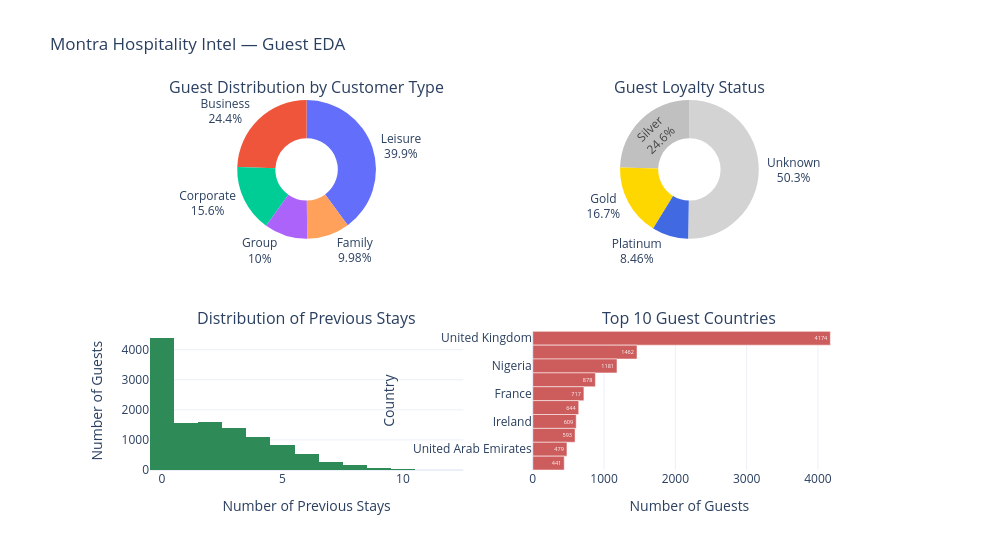

The notebook cell this image was saved under:
### Code cell
# Create the 2 × 2 EDA dashboard
# Create a 2 x 2 dashboard
fig = make_subplots(
    rows=2,
    cols=2,
    subplot_titles=(
        'Guest Distribution by Customer Type',
        'Guest Loyalty Status',
        'Distribution of Previous Stays',
        'Top 10 Guest Countries'
    ),
    specs=[
        [{'type': 'domain'}, {'type': 'domain'}],
        [{'type': 'histogram'}, {'type': 'bar'}]
    ]
)

# Chart 1: Donut chart — Customer type
fig.add_trace(
    go.Pie(
        labels=customer_type_counts['customer_type'],
        values=customer_type_counts['count'],
        hole=0.45,
        textinfo='label+percent',
        name='Customer Type'
    ),
    row=1, col=1
)

# Chart 2: Donut chart — Loyalty status
fig.add_trace(
    go.Pie(
        labels=loyalty_counts['loyalty_status'],
        values=loyalty_counts['count'],
        hole=0.45,
        textinfo='label+percent',
        marker_colors=[
            {
                'Gold': 'gold',
                'Silver': 'silver',
                'Bronze': '#CD7F32',
                'Unknown': 'lightgrey'
            }.get(str(status), 'royalblue')
            for status in loyalty_counts['loyalty_status']
        ],
        name='Loyalty Status'
    ),
    row=1, col=2
)

# Chart 3: Histogram — Previous stays
fig.add_trace(
    go.Histogram(
        x=previous_stays,
        nbinsx=20,
        marker_color='seagreen',
        name='Previous Stays'
    ),
    row=2, col=1
)

# Chart 4: Horizontal bar chart — Top 10 countries
fig.add_trace(
    go.Bar(
        x=country_counts['count'],
        y=country_counts['country'],
        orientation='h',
        marker_color='indianred',
        text=country_counts['count'],
        textposition='auto',
        name='Guest Countries'
    ),
    row=2, col=2
)

# Update dashboard layout
fig.update_layout(
    height=550,
    width=1000,
    title_text='Montra Hospitality Intel — Guest EDA',
    showlegend=False,
    template='plotly_white'
)

# Label axes
fig.update_xaxes(title_text='Number of Previous Stays', row=2, col=1)
fig.update_yaxes(title_text='Number of Guests', row=2, col=1)

fig.update_xaxes(title_text='Number of Guests', row=2, col=2)
fig.update_yaxes(title_text='Country', row=2, col=2, autorange='reversed')

# Display dashboard
fig.show()

### Figure 1 — Plotly figure (JSON) as saved in the notebook; plotly's stock layout.template omitted (floating-point values rounded to 4 significant figures; data arrays with more than 128 entries replaced by an {"elided": "..."} marker saying what was removed)
{"data": [{"domain": {"x": [0, 0.45], "y": [0.625, 1]}, "hole": 0.45, "labels": ["Leisure", "Business", "Corporate", "Group", "Family"], "name": "Customer Type", "textinfo": "label+percent", "type": "pie", "values": [4787, 2934, 1876, 1205, 1198]}, {"domain": {"x": [0.55, 1], "y": [0.625, 1]}, "hole": 0.45, "labels": ["Unknown", "Silver", "Gold", "Platinum"], "marker": {"colors": ["lightgrey", "silver", "gold", "royalblue"]}, "name": "Loyalty Status", "textinfo": "label+percent", "type": "pie", "values": [6036, 2951, 1998, 1015]}, {"marker": {"color": "seagreen"}, "name": "Previous Stays", "nbinsx": 20, "type": "histogram", "x": {"elided": "12000 int values"}, "xaxis": "x", "yaxis": "y"}, {"marker": {"color": "indianred"}, "name": "Guest Countries", "orientation": "h", "text": [4174.0, 1462.0, 1181.0, 878.0, 717.0, 644.0, 609.0, 593.0, 479.0, 441.0], "textposition": "auto", "type": "bar", "x": [4174, 1462, 1181, 878, 717, 644, 609, 593, 479, 441], "xaxis": "x2", "y": ["United Kingdom", "United States", "Nigeria", "Germany", "France", "Spain", "Ireland", "Netherlands", "United Arab Emirates", "Canada"], "yaxis": "y2"}], "layout": {"annotations": [{"font": {"size": 16}, "showarrow": false, "text": "Guest Distribution by Customer Type", "x": 0.225, "xanchor": "center", "xref": "paper", "y": 1, "yanchor": "bottom", "yref": "paper"}, {"font": {"size": 16}, "showarrow": false, "text": "Guest Loyalty Status", "x": 0.775, "xanchor": "center", "xref": "paper", "y": 1, "yanchor": "bottom", "yref": "paper"}, {"font": {"size": 16}, "showarrow": false, "text": "Distribution of Previous Stays", "x": 0.225, "xanchor": "center", "xref": "paper", "y": 0.375, "yanchor": "bottom", "yref": "paper"}, {"font": {"size": 16}, "showarrow": false, "text": "Top 10 Guest Countries", "x": 0.775, "xanchor": "center", "xref": "paper", "y": 0.375, "yanchor": "bottom", "yref": "paper"}], "height": 550, "showlegend": false, "title": {"text": "Montra Hospitality Intel — Guest EDA"}, "width": 1000, "xaxis": {"anchor": "y", "domain": [0, 0.45], "title": {"text": "Number of Previous Stays"}}, "xaxis2": {"anchor": "y2", "domain": [0.55, 1], "title": {"text": "Number of Guests"}}, "yaxis": {"anchor": "x", "domain": [0, 0.375], "title": {"text": "Number of Guests"}}, "yaxis2": {"anchor": "x2", "autorange": "reversed", "domain": [0, 0.375], "title": {"text": "Country"}}}}
